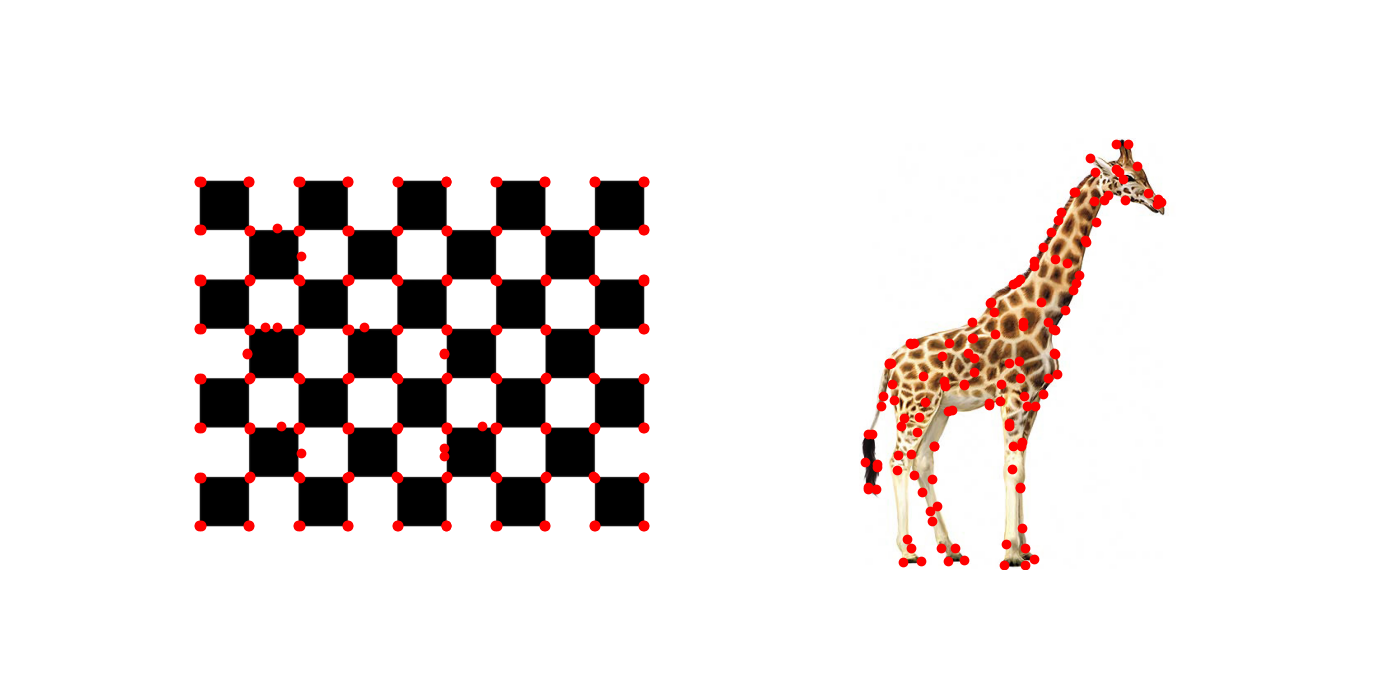
#> input picture ex1/206299463_312497084_image_corners.png, 1400 x 700 px, given in place of river1.png, which was not available
$ python main_river.py
#> lines starting #> are read from the running program, lines starting #| are printed output that depends on the picture; pictures that were not available may be replaced by others from this repository, and a replacement may not be noted
### ex2/lucas_kanade.py
import cv2
import numpy as np
from tqdm import tqdm
from scipy import signal
from scipy.interpolate import griddata
import scipy.ndimage as ndimage
import time

# FILL IN YOUR ID
ID1 = '206299463'
ID2 = '312497084'


PYRAMID_FILTER = 1.0 / 256 * np.array([[1, 4, 6, 4, 1],
                                       [4, 16, 24, 16, 4],
                                       [6, 24, 36, 24, 6],
                                       [4, 16, 24, 16, 4],
                                       [1, 4, 6, 4, 1]])
X_DERIVATIVE_FILTER = np.array([[1, 0, -1],
                                [2, 0, -2],
                                [1, 0, -1]])
Y_DERIVATIVE_FILTER = X_DERIVATIVE_FILTER.copy().transpose()

WINDOW_SIZE = 5

# [69 lines left out: functions fourcc_to_str, get_video_parameters, build_pyramid, show_pyramid, not called in this run]

def lucas_kanade_step(I1: np.ndarray,
                      I2: np.ndarray,
                      window_size: int) -> tuple[np.ndarray, np.ndarray]:
    """Perform one Lucas-Kanade Step.

    This method receives two images as inputs and a window_size. It
    calculates the per-pixel shift in the x-axis and y-axis. That is,
    it outputs two maps of the shape of the input images. The first map
    encodes the per-pixel optical flow parameters in the x-axis and the
    second in the y-axis.

    (1) Calculate Ix and Iy by convolving I2 with the appropriate filters (
    see the constants in the head of this file).
    (2) Calculate It from I1 and I2.
    (3) Calculate du and dv for each pixel:
      (3.1) Start from all-zeros du and dv (each one) of size I1.shape.
      (3.2) Loop over all pixels in the image (you can ignore boundary pixels up
      to ~window_size/2 pixels in each side of the image [top, bottom,
      left and right]).
      (3.3) For every pixel, pretend the pixel's neighbors have the same (u,
      v). This means that for NxN window, we have N^2 equations per pixel.
      (3.4) Solve for (u, v) using Least-Squares solution. When the solution
      does not converge, keep this pixel's (u, v) as zero.
    For detailed Equations reference look at slides 4 & 5 in:
    http://www.cse.psu.edu/~rtc12/CSE486/lecture30.pdf

    Args:
        I1: np.ndarray. Image at time t.
        I2: np.ndarray. Image at time t+1.
        window_size: int. The window is of shape window_size X window_size.

    Returns:
        (du, dv): tuple of np.ndarray-s. Each one is of the shape of the
        original image. dv encodes the optical flow parameters in rows and du
        in columns.
    """
    du = np.zeros(I1.shape, dtype=np.float64)
    dv = np.zeros(I1.shape, dtype=np.float64)

    Ix = signal.convolve2d(I2, X_DERIVATIVE_FILTER, boundary='symm', mode='same')
    Iy = signal.convolve2d(I2, Y_DERIVATIVE_FILTER, boundary='symm', mode='same')
    It = I2 - I1

    nrows = I1.shape[0]
    ncols = I1.shape[1]
    for row in range(window_size//2, nrows-window_size//2-1):
        for col in range(window_size//2, ncols-window_size//2-1):
            Ix_window = Ix[row-window_size//2:row+window_size//2+1, col-window_size//2:col+window_size//2+1]
            Iy_window = Iy[row-window_size//2:row+window_size//2+1, col-window_size//2:col+window_size//2+1]
            It_window = It[row-window_size//2:row+window_size//2+1, col-window_size//2:col+window_size//2+1]

            A = np.vstack((Ix_window.flatten(), Iy_window.flatten())).T
            b = -1 * It_window.flatten()

            try:
                A_T_A = A.T @ A
                A_T_b = A.T @ b

                tau = 1e8
                cond_num = np.linalg.cond(A_T_A)

                if cond_num > tau:
                    u, v = (0, 0)
                else:
                    A_T_A_inv = np.linalg.inv(A_T_A)
                    u, v = A_T_A_inv @ A_T_b

            except:
                u, v = (0, 0)

            du[row, col] = u
            dv[row, col] = v

    return du, dv


# [146 lines left out: functions warp_image, lucas_kanade_optical_flow, resize_to_fit_decimation, read_and_fit_next_frame_from_video, not called in this run]

def write_frame_to_video(vw: cv2.VideoWriter, frame: np.ndarray, height: int, width: int):
    frame = cv2.resize(frame, (width, height))
    vw.write(frame.astype(np.uint8))

# [385 lines left out: functions plot_U, lucas_kanade_video_stabilization, faster_lucas_kanade_step, faster_lucas_kanade_optical_flow, lucas_kanade_faster_video_stabilization, lucas_kanade_faster_video_stabilization_fix_effects, not called in this run]


### ex2/main_river.py
import os
import cv2
import time
import json
import numpy as np
import matplotlib.pyplot as plt
from collections import OrderedDict
from PIL import Image
import argparse
from lucas_kanade import lucas_kanade_optical_flow, warp_image, \
    lucas_kanade_step

parser = argparse.ArgumentParser()
parser.add_argument("-id", "--run-id", type=int, default=0, dest="run_id")
parser.add_argument("-n", "--pyramid-levels", type=int, default=5, dest='pyramid_levels')
parser.add_argument("-w", "--window-size", type=int, default=7, dest='window_size')
parser.add_argument("-i", "--max-iter", type=int, default=8, dest='max_iter')
args = parser.parse_args()

# FILL IN YOUR ID
ID1 = '206299463'
ID2 = '312497084'

# Choose parameters
# best configuration:
# * -w 7 -i 8 : MSE ration 8.93

WINDOW_SIZE_RIVER = 7 # args.window_size  # Add your value here!
MAX_ITER_RIVER = 8 # args.max_iter # Add your value here!
NUM_LEVELS_RIVER = 5 # args.pyramid_levels

# Output dir and statistics file preparations:
RIVER_DIR = f'river_results'
os.makedirs(RIVER_DIR, exist_ok=True)
STATISTICS_PATH = f'RIVER_{ID1}_{ID2}_mse_and_time_stats.json'


statistics = OrderedDict()


def calc_mse_at_interest_region(
        first_image: np.ndarray, second_image: np.ndarray, interest_size: int
        = WINDOW_SIZE_RIVER//2) -> float:
    """Calculate the Mean Squared Error (Difference) between two images in
    the interest region.

    Args:
        first_image: np.ndarray. First image.
        second_image: np.ndarray. Second image.
        interest_size: int. The number of rows and cols to cut from top,
        bottom, left and right.

    Returns:
        mse: float. The Mean Squared Error (Difference) between the two
        images in the interest region.
    """
    first_image_interesting_part = first_image[
                                   interest_size:-interest_size,
                                   interest_size:-interest_size].astype(np.float32)
    second_image_interesting_part = second_image[
                                   interest_size:-interest_size,
                                   interest_size:-interest_size].astype(np.float32)
    squared_difference = (first_image_interesting_part -
                          second_image_interesting_part)**2
    mse = squared_difference.mean()
    return float(mse)


# Load images I1,I2
I1 = cv2.cvtColor(cv2.imread('river1.png'), cv2.COLOR_RGB2GRAY)
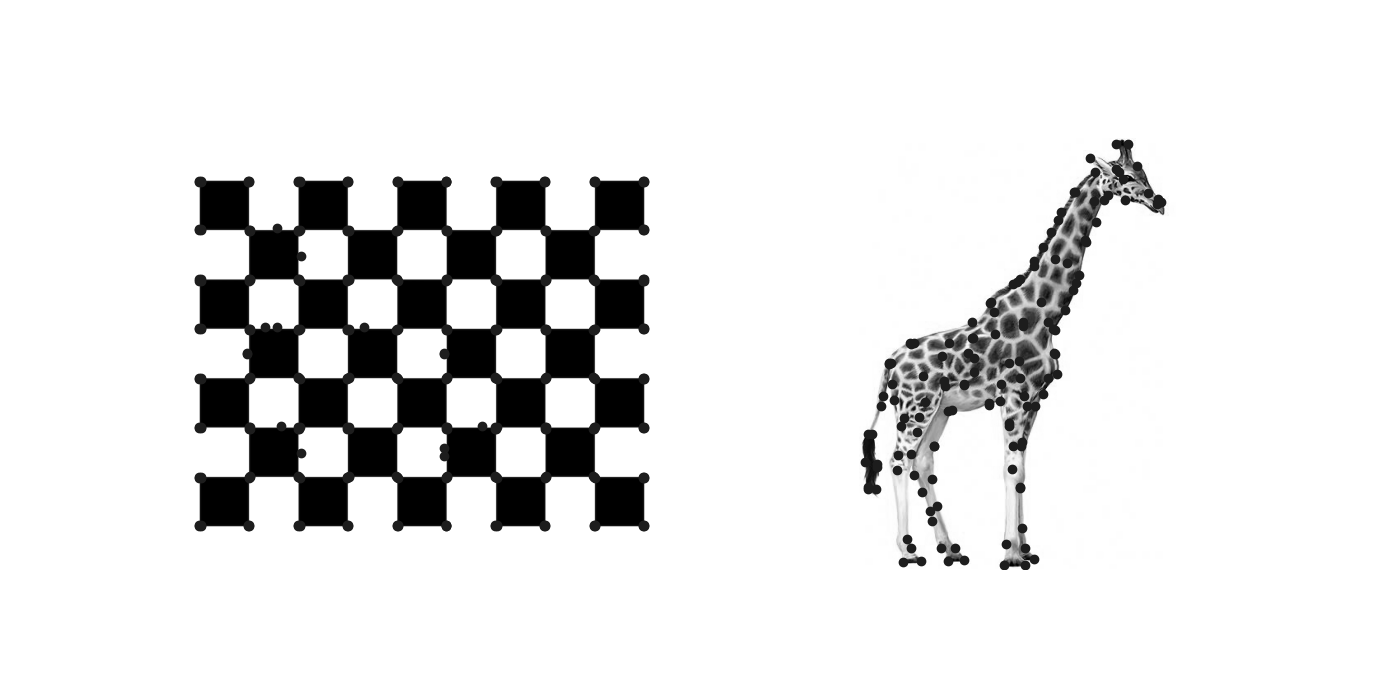
#> I1: shape (700, 1400); min 0, max 255, mean 228.7
I2 = cv2.cvtColor(cv2.imread('river2.png'), cv2.COLOR_RGB2GRAY)
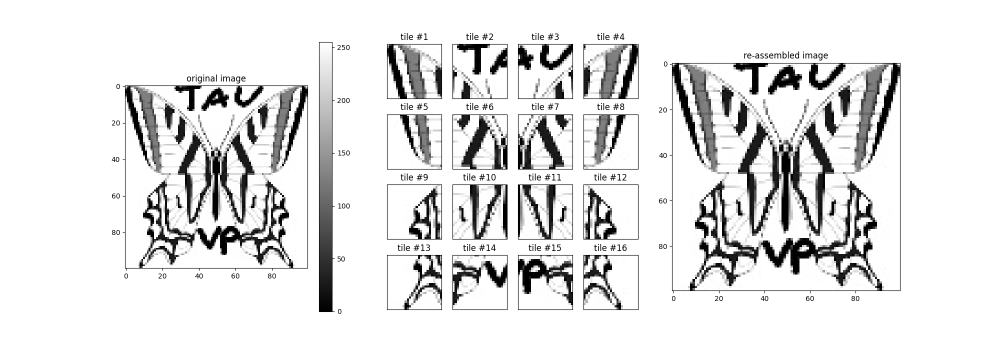
#> input picture ex1/206299463_312497084_test_tiles_funcs.png, 2000 x 700 px, given in place of river2.png, which was not available (shown at 1/2 size)
#> I2: shape (700, 2000); min 0, max 255, mean 226.1

# Compute optical flow using LK algorithm
start_time = time.time()
(du, dv) = lucas_kanade_step(I1.astype(np.float64), I2.astype(np.float64), WINDOW_SIZE_RIVER)
#> in lucas_kanade_step, `Ix = signal.convolve2d(I2, X_DERIVATIVE_FILTER, boundary='symm', mode=..`:
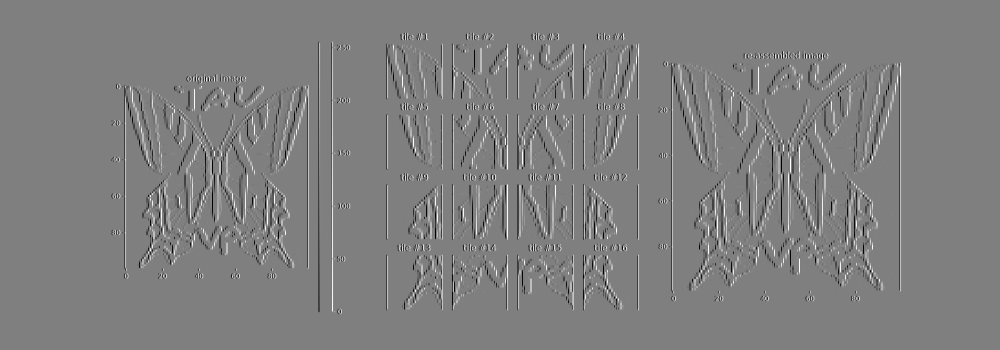
#> Ix: shape (700, 2000) float64 (shown at 1/2 size); min -1020, max 1020, mean 0; drawn with min black and max white
#> in lucas_kanade_step, `Iy = signal.convolve2d(I2, Y_DERIVATIVE_FILTER, boundary='symm', mode=..`:
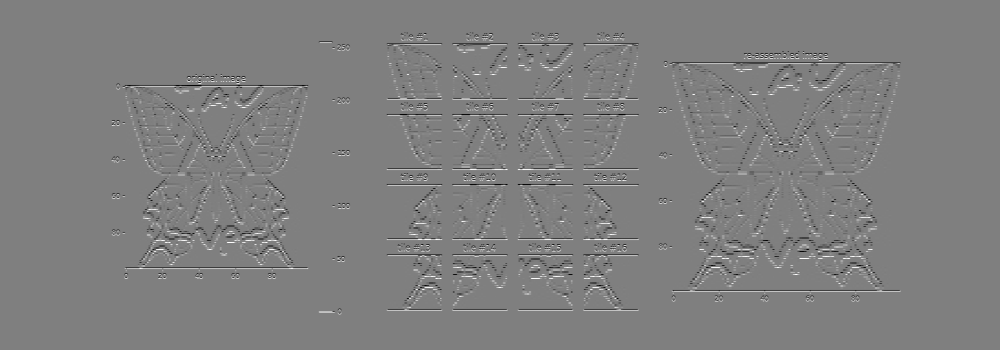
#> Iy: shape (700, 2000) float64 (shown at 1/2 size); min -1020, max 1020, mean 0; drawn with min black and max white
#> (the run stopped early here; a loop or call above may not have finished)
